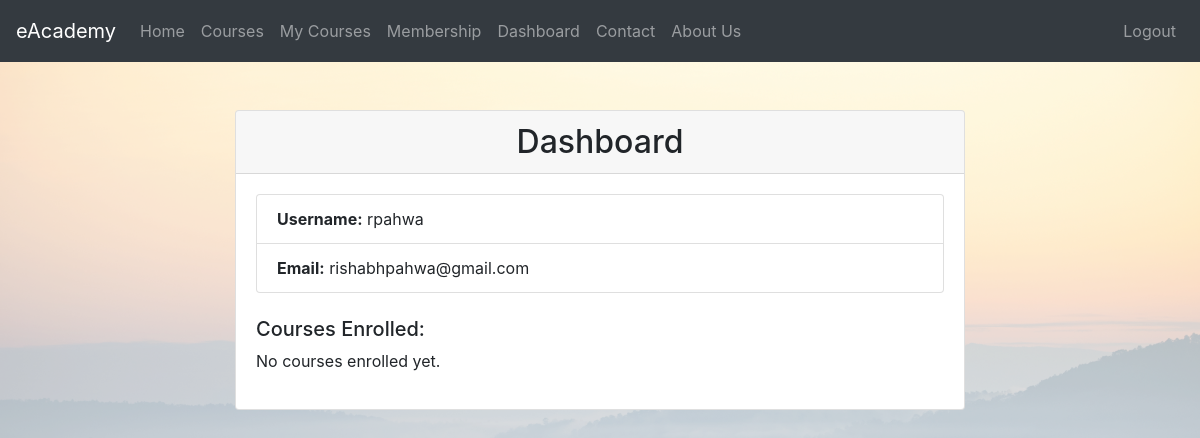
The app's page /dashboard/ (signed in), older data.
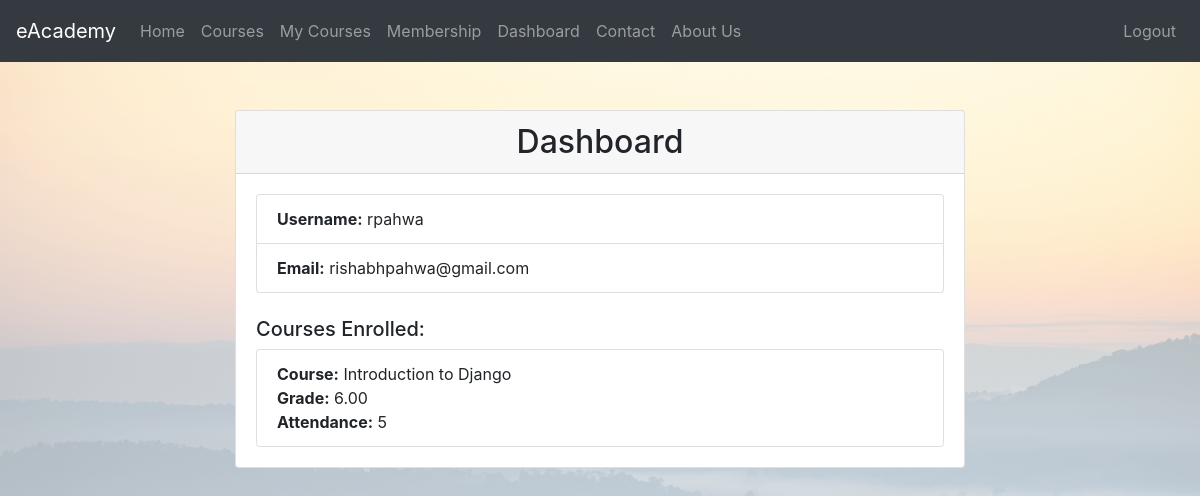
The same page, newer data.
### eAcademyApp/models.py (models this page shows, shortened)
class StudentCourse(models.Model):
    student = models.ForeignKey(UserProfile, on_delete=models.CASCADE)
    course = models.ForeignKey(Course, on_delete=models.CASCADE)
    grade = models.DecimalField(max_digits=5, decimal_places=2, default=0.0)
    attendance = models.PositiveIntegerField(default=0)

class Course(models.Model):
    LEVEL_CHOICES = [
        ('beginner', 'Beginner'),
        ('intermediate', 'Intermediate'),
        ('advanced', 'Advanced'),
    ]
    title = models.CharField(max_length=200)
    description = models.TextField()
    level_type = models.CharField(max_length=12, choices=LEVEL_CHOICES, default='beginner')
    instructor = models.ForeignKey(User, on_delete=models.CASCADE)
    files = models.FileField(upload_to='course_files/')
    image = models.ImageField(upload_to='course_images/', blank=True, null=True, default='default.jpg')
    created_at = models.DateTimeField(auto_now_add=True)
    updated_at = models.DateTimeField(auto_now=True)

### eAcademyApp/views.py (the view)
# urls.py: path('dashboard/', views.dashboard, name='dashboard'),
@login_required
def dashboard(request):
    if request.user.userprofile.user_type == 'student':
        student_user = request.user.userprofile
        student_courses = StudentCourse.objects.filter(student=student_user)
        return render(request, 'dashboard.html', {'student_user': student_user, 'student_courses': student_courses})
    else:
        messages.info(request, 'Only Students are eligible to access this page.')
        return redirect(reverse('eAcademyApp:homepage'))

### eAcademyApp/models.py (called while the page is built)
    def isteacher(self):
        return self.user_type == 'professor'

    def isstudent(self):
        return self.user_type == 'student'

### templates/dashboard.html
{% extends 'base.html' %}
{% load static %}
{% block content %}
<div class="container mt-5">
    <div class="row justify-content-center">
        <div class="col-md-8">
            <div class="card">
                <div class="card-header">
                    <h2 class="mb-0 text-center">Dashboard</h2>
                </div>
                <div class="card-body">
                    <ul class="list-group">
                        <li class="list-group-item"><strong>Username:</strong> {{ student_user.user.username }}</li>
                        <li class="list-group-item"><strong>Email:</strong> {{ student_user.email }}</li>
                    </ul>
                    <h5 class="mt-4">Courses Enrolled:</h5>
                    {% if student_courses %}
                        <ul class="list-group">
                            {% for student_course in student_courses %}
                                <li class="list-group-item">
                                    <strong>Course:</strong> {{ student_course.course.title }}<br>
                                    <strong>Grade:</strong> {{ student_course.grade }}<br>
                                    <strong>Attendance:</strong> {{ student_course.attendance }}<br>
                                </li>
                            {% endfor %}
                        </ul>
                    {% else %}
                        <p>No courses enrolled yet.</p>
                    {% endif %}
                </div>
            </div>
        </div>
    </div>
</div>
{% endblock %}

Row changes from the older to the newer data that the page shows:
added StudentCourse: course "Introduction to Django", grade "6.00", attendance "5"
Text that changed along with them:
text no longer shown: "No courses enrolled yet."
